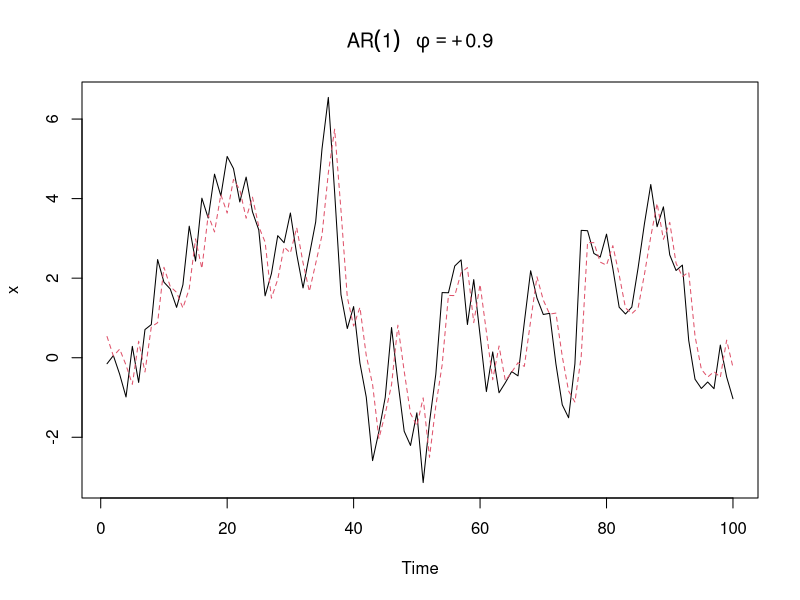
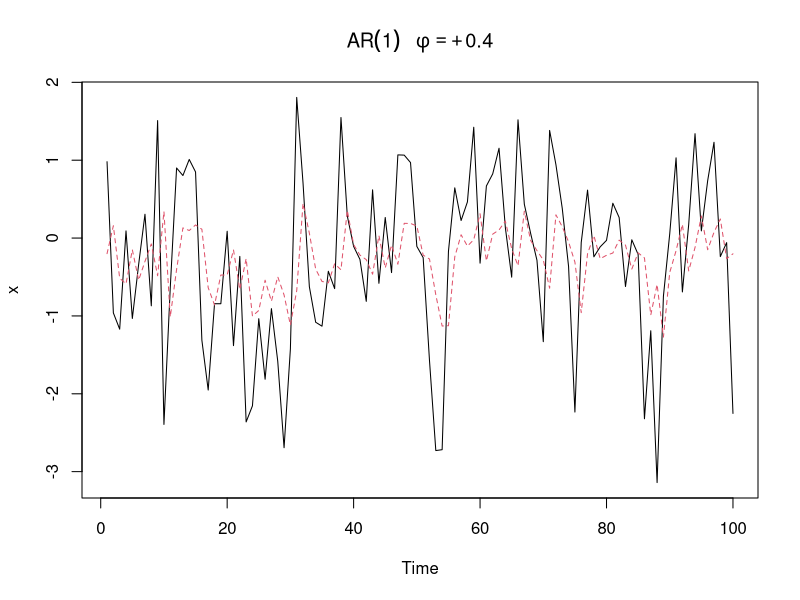
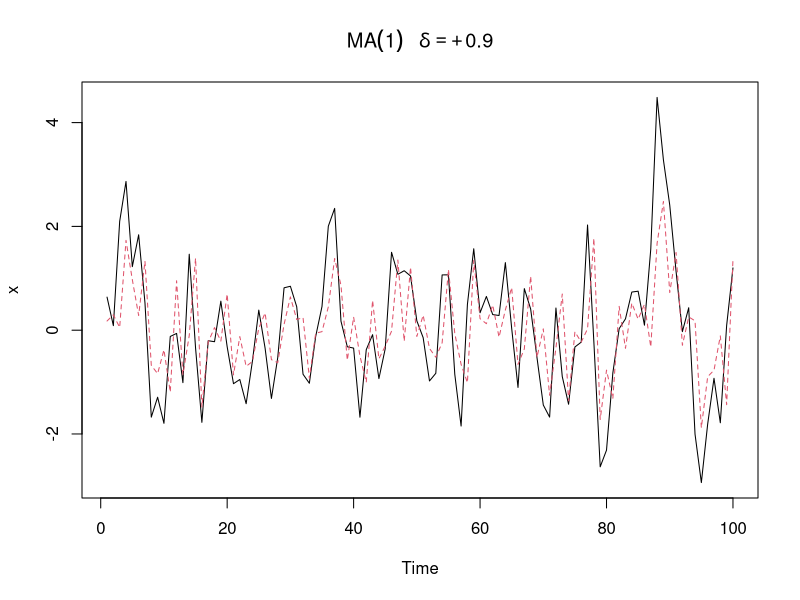
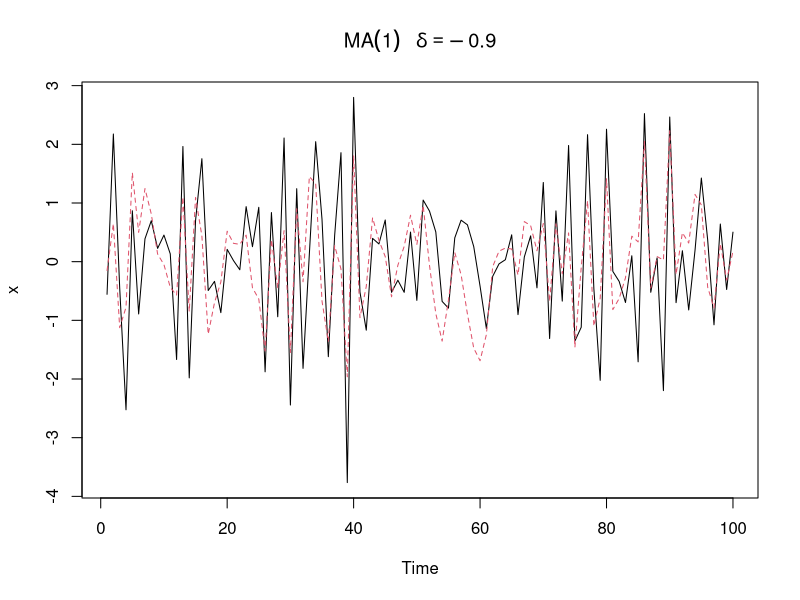

Recreate these plots in R, in order.
# Sup 3

# a)
par(mfrow=c(1,1))
set.seed(31415)
ar_mod_1 = arima.sim(list(order=c(1,0,0), ar=.9), n = 100)
plot(ar_mod_1, ylab = "x", main = (expression(AR(1)~~~phi==+.9)))
ar_res_1 = arima(ar_mod_1, order=c(1,0,0))
AR_fit_1 <- ar_mod_1 - residuals(ar_res_1)
points(AR_fit_1, type = "l", col = 2, lty = 2)


ar_mod_2 = arima.sim(list(order=c(1,0,0), ar=.4), n = 100)
plot(ar_mod_2, ylab = "x", main = (expression(AR(1)~~~phi==+.4)))
ar_res_2 = arima(ar_mod_2, order=c(1,0,0))
AR_fit_2 <- ar_mod_2 - residuals(ar_res_2)
points(AR_fit_2, type = "l", col = 2, lty = 2)

# b)
ma_mod_1 = arima.sim(list(order=c(0,0,1), ma=.9), n = 100)
plot(ma_mod_1, ylab = "x", main = (expression(MA(1)~~~delta==+.9)))
ma_res_1 = arima(ma_mod_1, order=c(0,0,1))
ma_fit_1 <- ma_mod_1 - residuals(ma_res_1)
points(ma_fit_1, type = "l", col = 2, lty = 2)

ma_mod_2 = arima.sim(list(order=c(0,0,1), ma=-.9), n = 100)
plot(ma_mod_2, ylab = "x", main = (expression(MA(1)~~~delta==-.9)))
ma_res_2 = arima(ma_mod_2, order=c(0,0,1))
ma_fit_2 <- ma_mod_2 - residuals(ma_res_2)
points(ma_fit_2, type = "l", col = 2, lty = 2)

# c)
tot_sum_ar = 0
st_dev_ar = 0
tot_sum_ma = 0
st_dev_ma = 0
for (i in 1:100) {
  ar_mod = arima.sim(list(order=c(1,0,0), ar=.9), n = 100)
  ar_res = arima(ar_mod, order=c(1,0,0))
  tot_sum_ar = tot_sum_ar + ar_res$coef[1]
  st_dev_ar = st_dev_ar + sqrt(diag(vcov(ar_res)))[1]
  
  ma_mod = arima.sim(list(order=c(0,0,1), ma=.9), n = 100)
  ma_res = arima(ma_mod, order=c(0,0,1))
  tot_sum_ma = tot_sum_ma + ma_res$coef[1]
  st_dev_ma = st_dev_ma + sqrt(diag(vcov(ma_res)))[1]
}
print('Means of coefficients')
print(tot_sum_ar / 100)
print(tot_sum_ma / 100)
print('Std dev of coefficients')
print(st_dev_ar / 100)
print(st_dev_ma / 100)